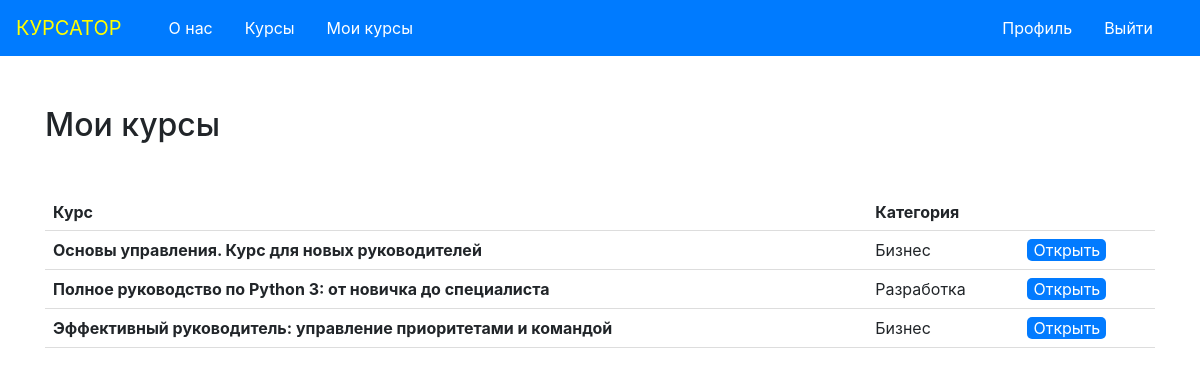
The app's page /my_courses (signed in) with its own data.
### app.py (models this page shows, shortened)
class Course(db.Model):
    id = db.Column(db.Integer, primary_key=True)
    title = db.Column(db.String(200), nullable=False)
    author = db.Column(db.String(100), nullable=False)
    category = db.Column(db.String(50), nullable=False, default='Общая')
    short_description = db.Column(db.Text, nullable=False)
    full_description = db.Column(db.Text, nullable=False)
    content = db.Column(db.Text, nullable=True)  # Описание курса
    created_at = db.Column(db.DateTime, default=datetime.utcnow)

### app.py (the view)
@app.route(f'/my_courses', endpoint='user_courses')
@login_required
def user_courses():
    courses = current_user.courses
    return render_template('user_courses.html', courses=courses)

### templates/user_courses.html (shortened to what this page needs)
{% extends "menu.html" %}
    {% block content %}
        <h2 style="margin-bottom: 50px; margin-top: 50px;">Мои курсы</h2>
            <body>
                <table>
                    <thead>
                        <tr>
                            <th>Курс</th>
                            <th>Категория</th>
                            <th></th>
                        </tr>
                    </thead>
                <tbody>
                {% for course in courses %}
                    <tr>
                        <td>
                            <b>{{ course.title}}</b><br>
                        </td>
                        <td>{{ course.category }}</td>
                        <td><button onclick="window.location.href='{{ url_for('course_page', course_id=course.id) }}'"
                                style="background-color: #027bff; color: white;
                                    border: 0px; border-radius: 5px;">Открыть</button></td>
                    </tr>
                {% endfor %}
                </tbody>
                </table>
            </body>
    {% endblock %}

### templates/user_courses.html (style rules this page uses)
table { width: 100%; border-collapse: collapse; }
th, td { border-bottom: 1px solid #ddd; padding: 8px; text-align: left; }
th { background-color: white; font-weight: bold; }
tr:nth-child(even) { background-color: white; }

### records on screen
Course: title "Основы управления. Курс для новых руководителей", category "Бизнес"
Course: title "Полное руководство по Python 3: от новичка до специалиста", category "Разработка"
Course: title "Эффективный руководитель: управление приоритетами и командой", category "Бизнес"
